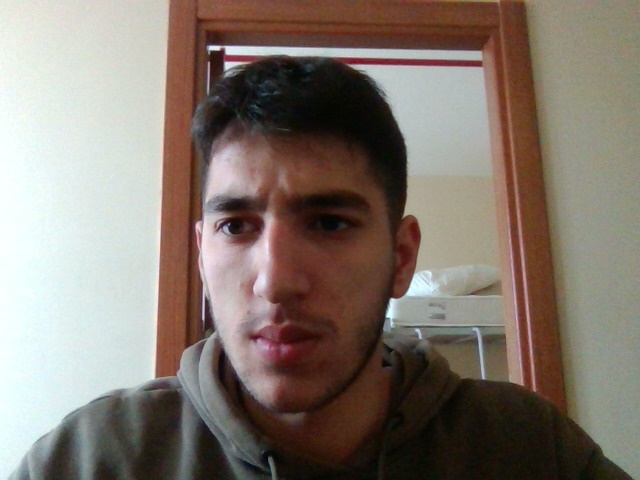
#> input picture Examples/Videodan_frame_yakalama/frame_0.jpg, 640 x 480 px, found by its file name
$ python thresholding.py
#> lines starting #> are read from the running program, lines starting #| are printed output that depends on the picture; after the words box and inside, x2 and y2 are one past the last pixel; in counts of white or black regions, pixels touching at a corner belong together
import cv2
import numpy as np
from matplotlib import pyplot as plt

img = cv2.imread("C:\\Egitim\\OpenCV\\Exams\\Videodan_frame_yakalama\\frame_0.jpg",0)
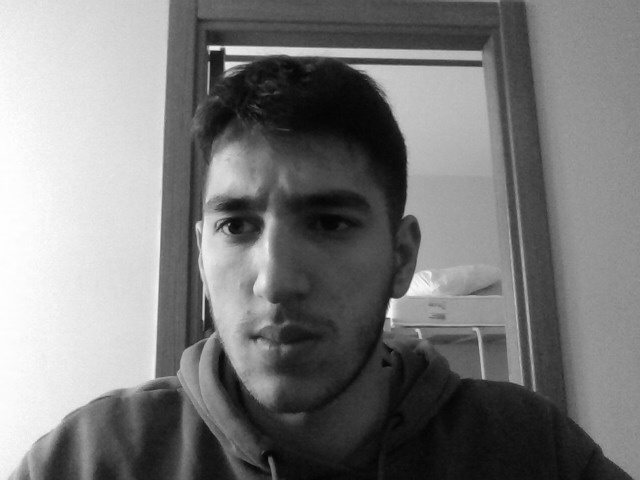
#> img: shape (480, 640); min 3, max 255, mean 123.1

ret,th1 = cv2.threshold(img,150,200,cv2.THRESH_BINARY)
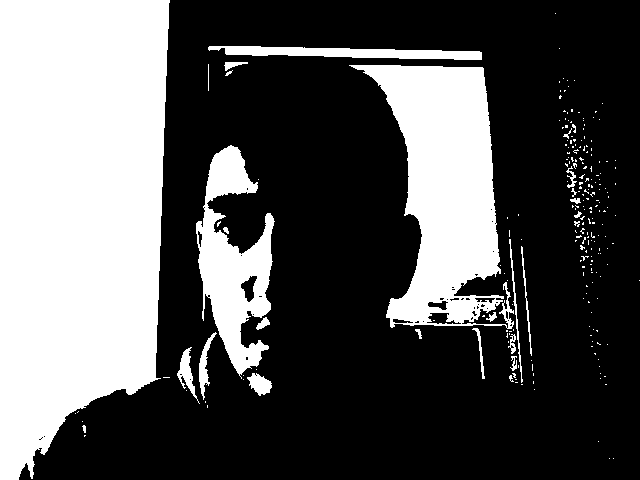
#> th1: shape (480, 640); values 0 (black) and 200 (white), 34.2% white; 233 white regions (206 under 20 px), largest, box (x1, y1, x2, y2) and area: (0, 0, 170, 480) 68427, (349, 65, 514, 329) 22515, (196, 145, 275, 379) 8766
th2 = cv2.adaptiveThreshold(img,255,cv2.ADAPTIVE_THRESH_MEAN_C,cv2.THRESH_BINARY,21,2)
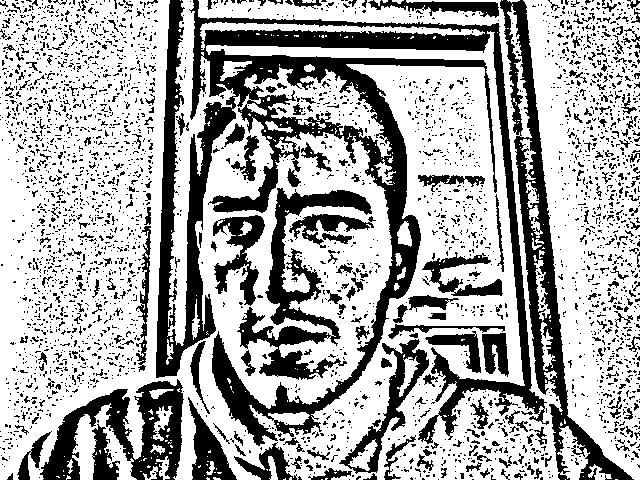
#> th2: shape (480, 640); 66.7% white; 3335 black regions (3071 under 20 px), largest, box (x1, y1, x2, y2) and area: (156, 0, 549, 446) 39705, (500, 0, 634, 480) 9804, (237, 188, 372, 380) 6676
th3 = cv2.adaptiveThreshold(img,255,cv2.ADAPTIVE_THRESH_GAUSSIAN_C,cv2.THRESH_BINARY,21,2)# daha ayrıntılı
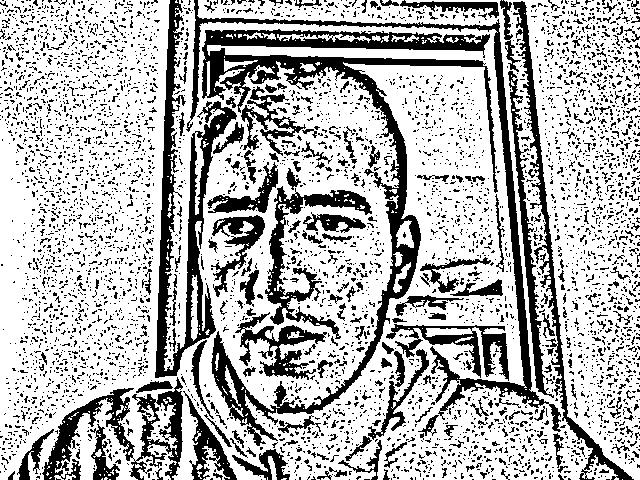
#> th3: shape (480, 640); 71.1% white; 4812 black regions (4543 under 20 px), largest, box (x1, y1, x2, y2) and area: (202, 29, 498, 446) 15103, (155, 0, 237, 378) 7486, (186, 0, 561, 432) 6102


cv2.imshow("img-th1",th1)
cv2.imshow("img-th2",th2)
cv2.imshow("img-th3",th3)
cv2.waitKey(0)
